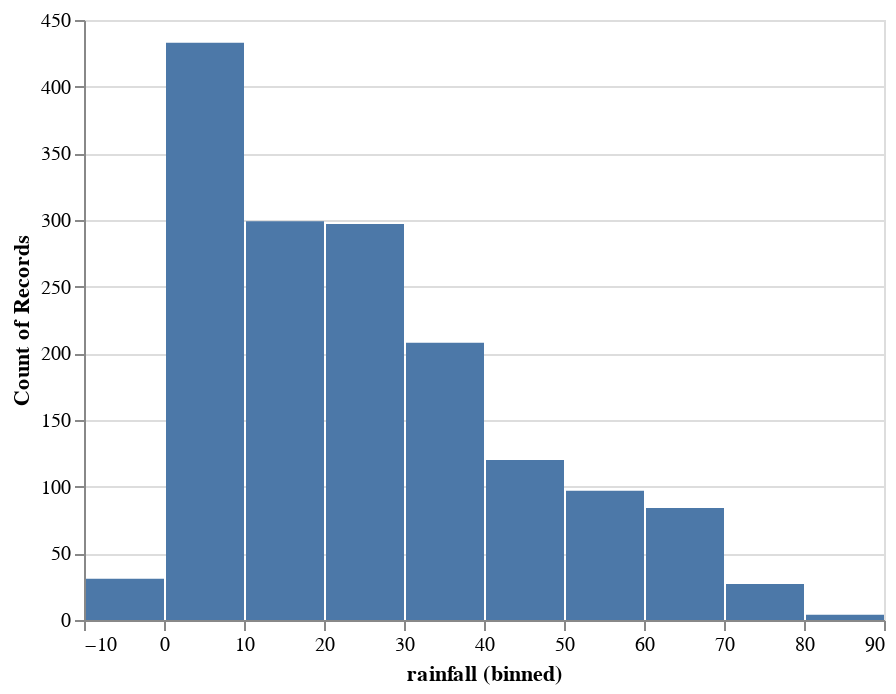

This figure's notebook cell:
### Code cell
alt.Chart(world.df_features).mark_bar().encode(
    alt.X("rainfall", bin=True),
    y='count()',
)

### Figure 1 — Vega-Lite specification as saved in the notebook (floating-point values rounded to 4 significant figures; data arrays with more than 128 entries replaced by an {"elided": "..."} marker saying what was removed)
{"$schema": "https://vega.github.io/schema/vega-lite/v2.6.0.json", "config": {"view": {"height": 300, "width": 400}}, "data": {"name": "data-3126e2665e6cc216ec866c84bf8a3e0c"}, "datasets": {"data-3126e2665e6cc216ec866c84bf8a3e0c": {"elided": "1600 records"}}, "encoding": {"x": {"bin": true, "field": "rainfall", "type": "quantitative"}, "y": {"aggregate": "count", "type": "quantitative"}}, "mark": "bar"}
